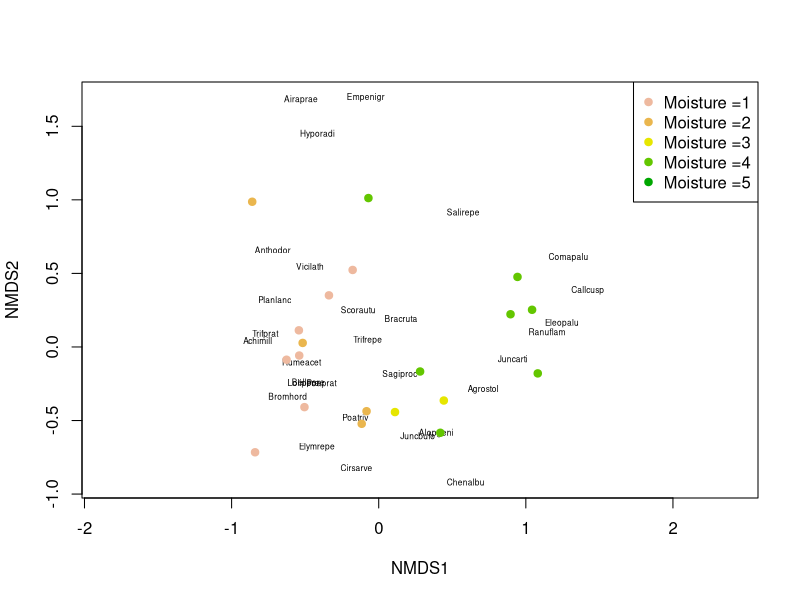
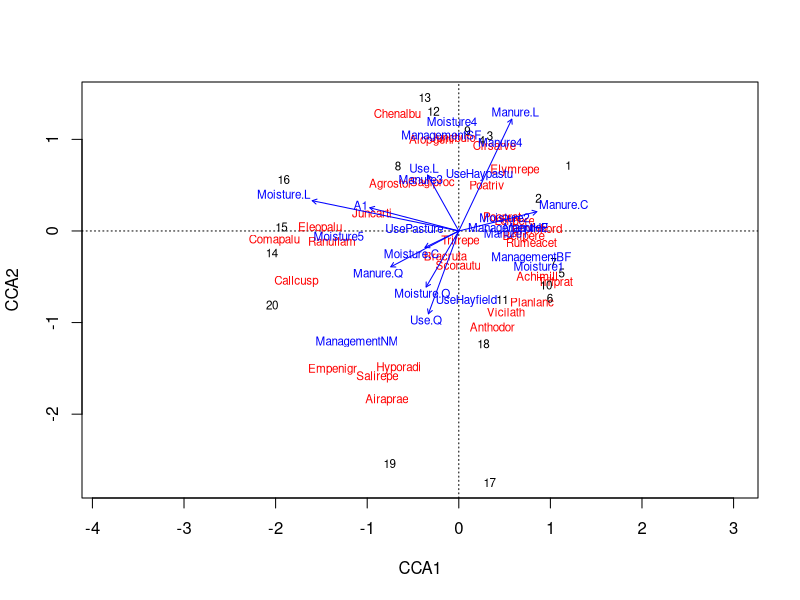
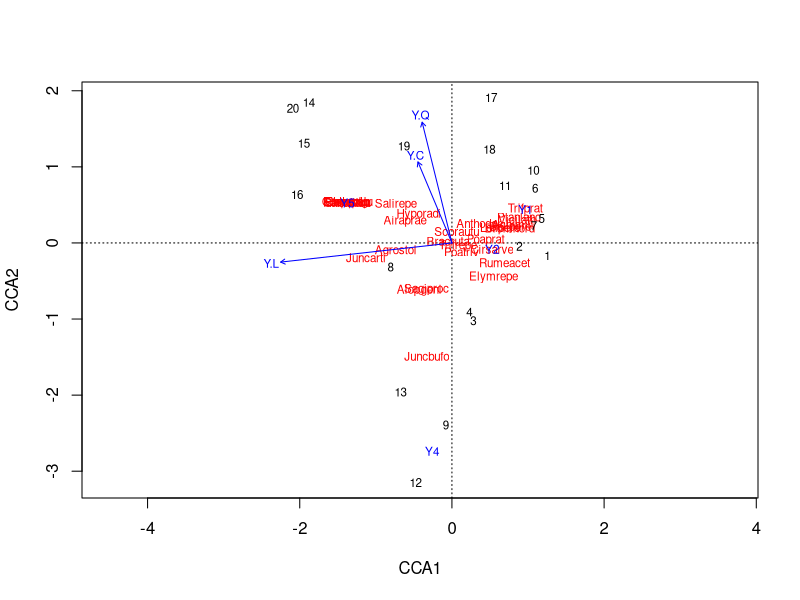
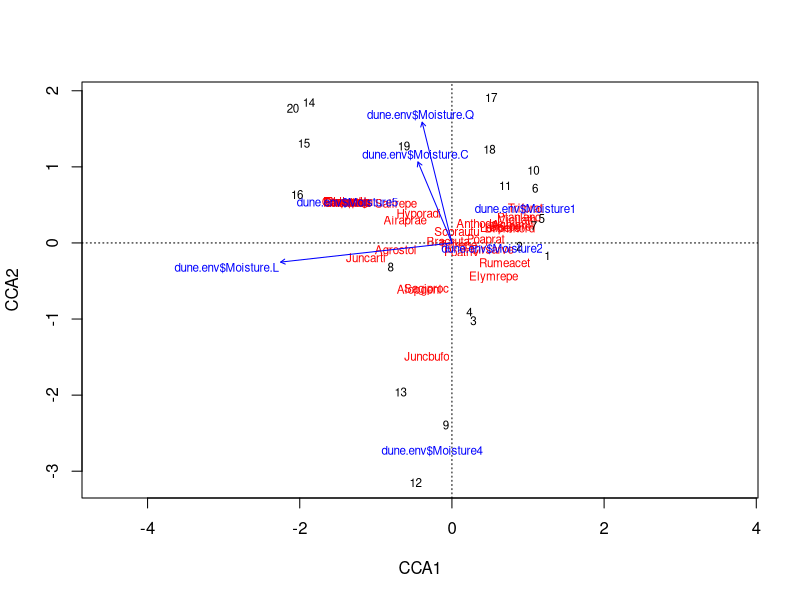

The R script that drew these images, in order:
## ---- chunk 1
knitr::opts_chunk$set(echo = TRUE)
## ---- chunk 2
library(vegan)
data(dune)
data(dune.env)
dune_mds = metaMDS(dune)
## ---- chunk 3
plot(dune_mds, type='n')
 text(dune_mds, 'sp', cex=.5)
 # generate vector of colors 
 color_vect = rev(terrain.colors(6))[-1]
 points(dune_mds, 'sites', pch=19, 
        col=color_vect[dune.env$Moisture])
 legend('topright', paste("Moisture =", 1:5, sep=''), 
        col=color_vect, pch=19)
## ---- chunk 4
plot(cca(dune, dune.env))
plot(cca(dune, dune.env$Moisture))
plot(cca(dune ~ dune.env$Moisture))
cca_dune = cca(dune ~ ., data=dune.env)
RsquareAdj(cca_dune, 100)
## ---- chunk 5
anova(cca_dune, permutations=999)
## ---- chunk 6
anova(cca_dune, by = "margin", permutations=999)
## ---- chunk 7
cca(formula = dune ~ Moisture, data = dune.env)
## ---- chunk 8
cca(formula = dune ~ Moisture + Management + Manure, data = dune.env)
